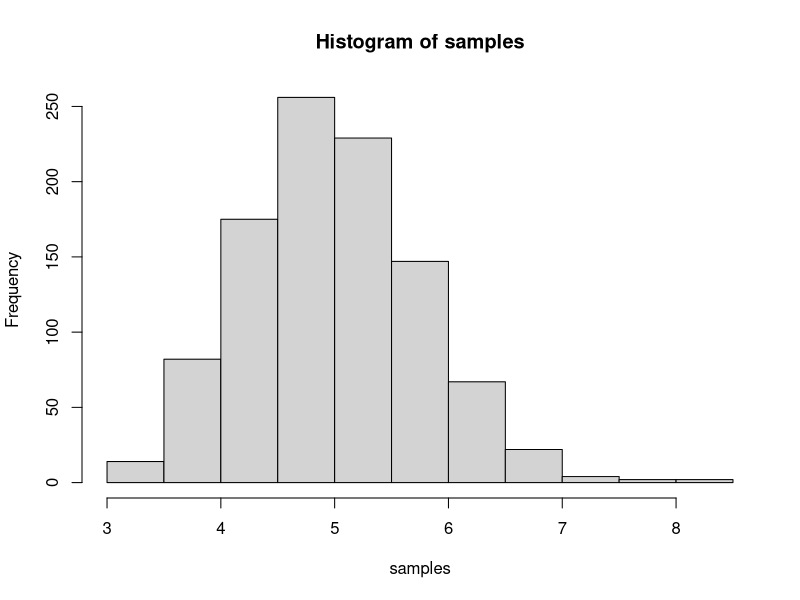
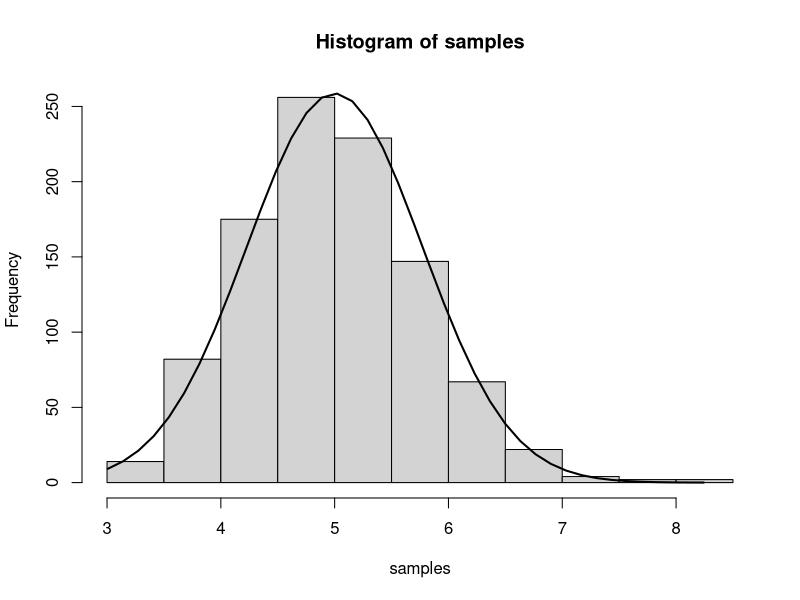
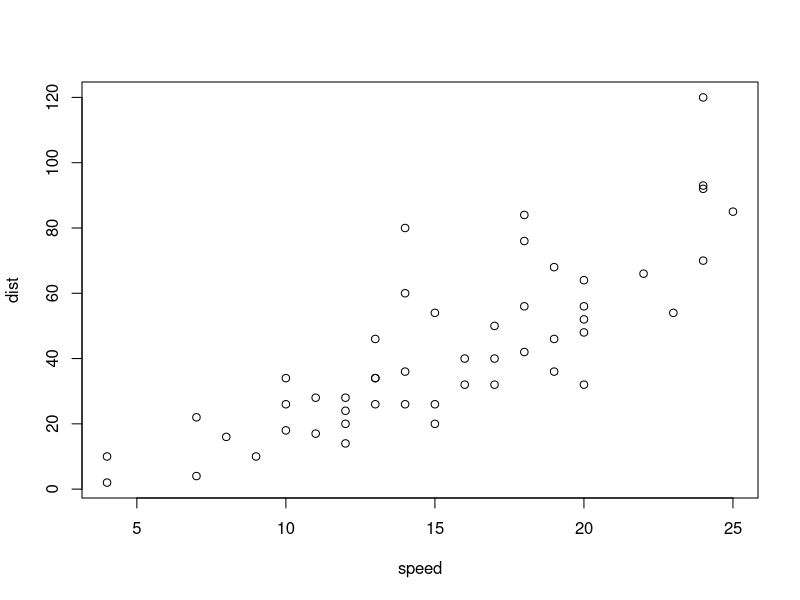

R code for these plots, in order:
## ---- chunk 1
lambda = 0.2   # rate for the exponential distribution
nosim=1000     # number of simulations
n = 40         # size of a sample
samples = replicate(nosim, mean(rexp(n, rate=lambda)))  # a vector of 1000 sample means
## ---- chunk 2
mean(samples)  # average of the 1000 sample means
sd(samples)       # standard error: standard deviation of the sample means
## ---- chunk 3
hist(samples)
xfit<-seq(min(samples),max(samples),length=40) 
yfit<-dnorm(xfit,mean=1/lambda,sd=sd(samples)) 
yfit<- yfit*diff(hist(samples)$mids[1:2])*length(samples) 
lines(xfit, yfit, col="black", lwd=2)
## ---- chunk 4
plot(cars)
